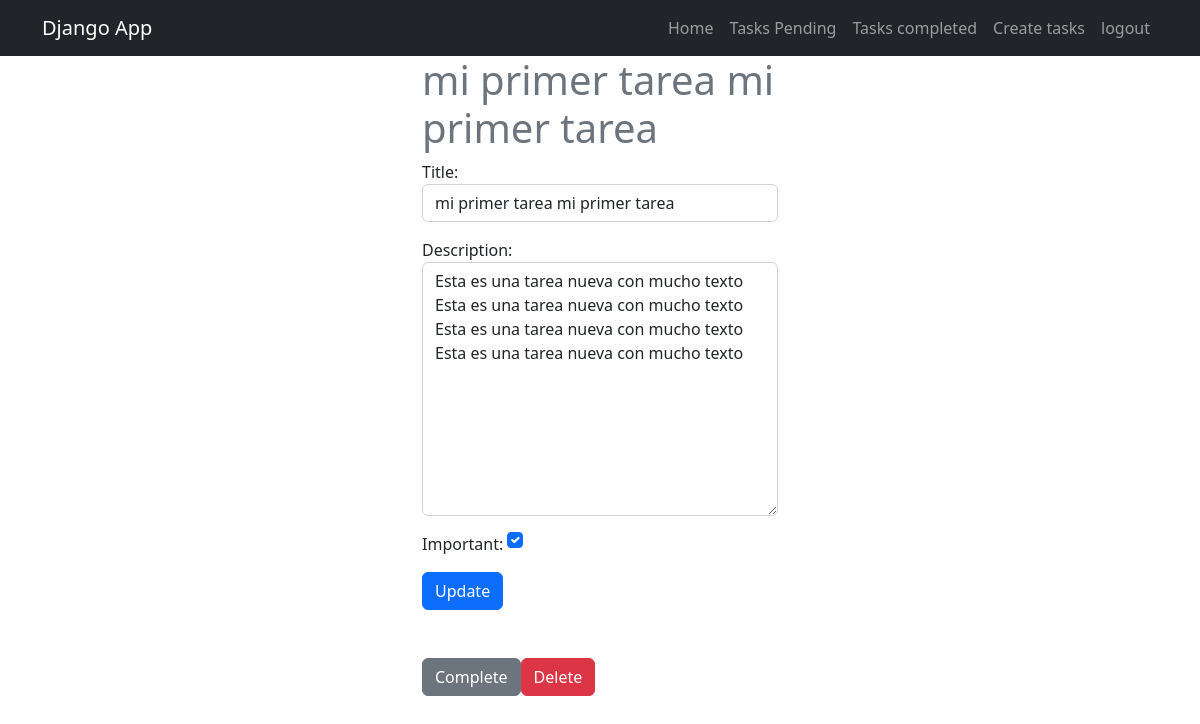
/tasks/1/ (signed in), run on the app's committed database.
### tasks/models.py (models this page shows, shortened)
class Task(models.Model):
    title = models.CharField(max_length=200)
    description = models.TextField(blank=True)
    created = models.DateTimeField(auto_now_add=True)
    datecompleted = models.DateTimeField(null=True, blank=True)
    important = models.BooleanField(default=False)
    user = models.ForeignKey(User, on_delete=models.CASCADE)

### tasks/views.py (the view, shortened to what this page needs)
# urls.py: path('tasks/<int:task_id>/', views.task_detail, name='task_detail'),
@login_required
def task_detail(request, task_id):
    if request.method == 'GET':
        task = get_object_or_404(Task, pk=task_id, user=request.user)
        form = TaskForm(instance=task)
        return render(request, 'task_detail.html', {'task': task, 'form': form})

### tasks/forms.py
class TaskForm(forms.ModelForm):
    class Meta:
        model = Task
        fields = ['title', 'description', 'important']
        widgets = {
            'title': forms.TextInput(attrs={'class': 'form-control', 'placeholder': 'Write a title'}),
            'description': forms.Textarea(attrs={'class': 'form-control', 'placeholder': 'Write a description'}),
            'important': forms.CheckboxInput(attrs={'class': 'form-check-input m-auto'})
        }

### tasks/templates/task_detail.html (shortened to what this page needs)
{% extends 'base.html' %}
{% block content %}
    <main class="container">
        <div class="row">
            <div class=" col-md-4 offset-md-4">
                <h1 class="text-secondary">{{task.title}}</h1>
                    <form method="POST">
                        {{form.as_p}}
                        <button class="btn btn-primary">
                            Update
                        </button>
                    </form>
                    <div class="mt-5 d-flex">
                        <form action="{% url 'complete_task' task.id %}" method="POST">
                        <button class="btn btn-secondary">
                            Complete
                        </button>
                        </form>
                        <form action="{% url 'delete_task' task.id %}" method="POST">
                        <button class="btn btn-danger">
                            Delete
                        </button>
                </div>
            </div>
        </div>
    </main>
{% endblock %}

### data on the page
Task: title "mi primer tarea mi primer tarea", description "Esta es una tarea nueva con mucho texto Esta es una tarea nueva con mucho texto Esta es una tarea nueva con mucho texto Esta es una tarea nueva con mucho texto", important "☑"
